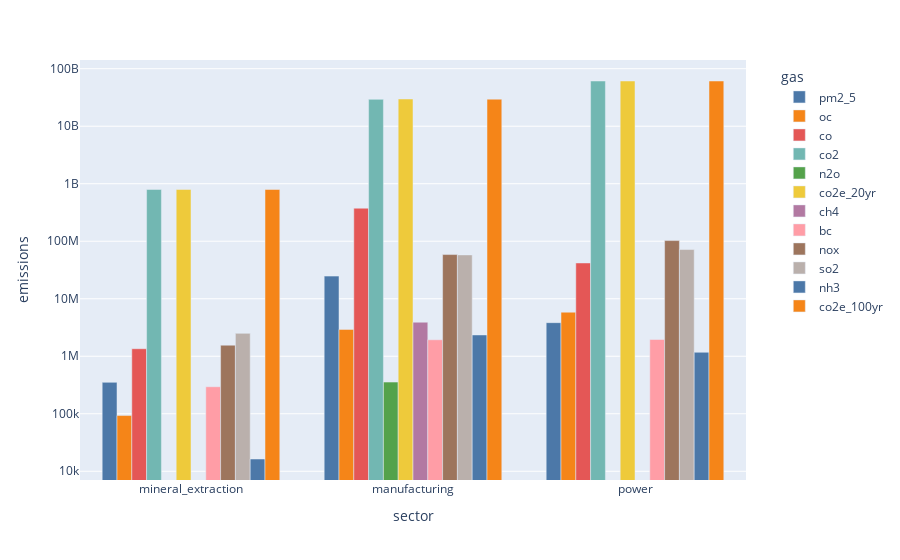

Notebook code for this chart:
### Code cell
fig = px.bar(df_gas, 
             x='sector', 
             y='emissions', 
             color='gas', 
             barmode='group',
             log_y=True, # essential for emissions data due to power law distribution
             color_discrete_sequence=px.colors.qualitative.T10) # Distinct colors
# Power law distribution states that extreme events have low probability but can drown out other gases. 

fig.update_layout(legend=dict(
    yanchor="top",
    y=0.99,
    xanchor="left",
    x=1.05
))

fig.show()

### Figure 1 — Plotly figure (JSON) as saved in the notebook; plotly's stock layout.template omitted (floating-point values rounded to 4 significant figures)
{"data": [{"alignmentgroup": "True", "hovertemplate": "gas=pm2_5<br>sector=%{x}<br>emissions=%{y}<extra></extra>", "legendgroup": "pm2_5", "marker": {"color": "#4C78A8", "pattern": {"shape": ""}}, "name": "pm2_5", "offsetgroup": "pm2_5", "orientation": "v", "showlegend": true, "textposition": "auto", "type": "bar", "x": ["mineral_extraction", "manufacturing", "power"], "xaxis": "x", "y": [352200.0, 24760000.0, 3842000.0], "yaxis": "y"}, {"alignmentgroup": "True", "hovertemplate": "gas=oc<br>sector=%{x}<br>emissions=%{y}<extra></extra>", "legendgroup": "oc", "marker": {"color": "#F58518", "pattern": {"shape": ""}}, "name": "oc", "offsetgroup": "oc", "orientation": "v", "showlegend": true, "textposition": "auto", "type": "bar", "x": ["mineral_extraction", "manufacturing", "power"], "xaxis": "x", "y": [93070.0, 2934000.0, 5841000.0], "yaxis": "y"}, {"alignmentgroup": "True", "hovertemplate": "gas=co<br>sector=%{x}<br>emissions=%{y}<extra></extra>", "legendgroup": "co", "marker": {"color": "#E45756", "pattern": {"shape": ""}}, "name": "co", "offsetgroup": "co", "orientation": "v", "showlegend": true, "textposition": "auto", "type": "bar", "x": ["mineral_extraction", "manufacturing", "power"], "xaxis": "x", "y": [1353000.0, 375500000.0, 41910000.0], "yaxis": "y"}, {"alignmentgroup": "True", "hovertemplate": "gas=co2<br>sector=%{x}<br>emissions=%{y}<extra></extra>", "legendgroup": "co2", "marker": {"color": "#72B7B2", "pattern": {"shape": ""}}, "name": "co2", "offsetgroup": "co2", "orientation": "v", "showlegend": true, "textposition": "auto", "type": "bar", "x": ["power", "manufacturing", "mineral_extraction"], "xaxis": "x", "y": [61140000000.0, 29330000000.0, 795200000.0], "yaxis": "y"}, {"alignmentgroup": "True", "hovertemplate": "gas=n2o<br>sector=%{x}<br>emissions=%{y}<extra></extra>", "legendgroup": "n2o", "marker": {"color": "#54A24B", "pattern": {"shape": ""}}, "name": "n2o", "offsetgroup": "n2o", "orientation": "v", "showlegend": true, "textposition": "auto", "type": "bar", "x": ["power", "manufacturing", "mineral_extraction"], "xaxis": "x", "y": [0.0, 355600.0, 0.0], "yaxis": "y"}, {"alignmentgroup": "True", "hovertemplate": "gas=co2e_20yr<br>sector=%{x}<br>emissions=%{y}<extra></extra>", "legendgroup": "co2e_20yr", "marker": {"color": "#EECA3B", "pattern": {"shape": ""}}, "name": "co2e_20yr", "offsetgroup": "co2e_20yr", "orientation": "v", "showlegend": true, "textposition": "auto", "type": "bar", "x": ["power", "manufacturing", "mineral_extraction"], "xaxis": "x", "y": [61140000000.0, 29750000000.0, 795200000.0], "yaxis": "y"}, {"alignmentgroup": "True", "hovertemplate": "gas=ch4<br>sector=%{x}<br>emissions=%{y}<extra></extra>", "legendgroup": "ch4", "marker": {"color": "#B279A2", "pattern": {"shape": ""}}, "name": "ch4", "offsetgroup": "ch4", "orientation": "v", "showlegend": true, "textposition": "auto", "type": "bar", "x": ["power", "mineral_extraction", "manufacturing"], "xaxis": "x", "y": [0.0, 0.0, 3910000.0], "yaxis": "y"}, {"alignmentgroup": "True", "hovertemplate": "gas=bc<br>sector=%{x}<br>emissions=%{y}<extra></extra>", "legendgroup": "bc", "marker": {"color": "#FF9DA6", "pattern": {"shape": ""}}, "name": "bc", "offsetgroup": "bc", "orientation": "v", "showlegend": true, "textposition": "auto", "type": "bar", "x": ["manufacturing", "power", "mineral_extraction"], "xaxis": "x", "y": [1934000.0, 1958000.0, 295000.0], "yaxis": "y"}, {"alignmentgroup": "True", "hovertemplate": "gas=nox<br>sector=%{x}<br>emissions=%{y}<extra></extra>", "legendgroup": "nox", "marker": {"color": "#9D755D", "pattern": {"shape": ""}}, "name": "nox", "offsetgroup": "nox", "orientation": "v", "showlegend": true, "textposition": "auto", "type": "bar", "x": ["manufacturing", "power", "mineral_extraction"], "xaxis": "x", "y": [58640000.0, 102700000.0, 1558000.0], "yaxis": "y"}, {"alignmentgroup": "True", "hovertemplate": "gas=so2<br>sector=%{x}<br>emissions=%{y}<extra></extra>", "legendgroup": "so2", "marker": {"color": "#BAB0AC", "pattern": {"shape": ""}}, "name": "so2", "offsetgroup": "so2", "orientation": "v", "showlegend": true, "textposition": "auto", "type": "bar", "x": ["manufacturing", "power", "mineral_extraction"], "xaxis": "x", "y": [57840000.0, 71720000.0, 2505000.0], "yaxis": "y"}, {"alignmentgroup": "True", "hovertemplate": "gas=nh3<br>sector=%{x}<br>emissions=%{y}<extra></extra>", "legendgroup": "nh3", "marker": {"color": "#4C78A8", "pattern": {"shape": ""}}, "name": "nh3", "offsetgroup": "nh3", "orientation": "v", "showlegend": true, "textposition": "auto", "type": "bar", "x": ["manufacturing", "mineral_extraction", "power"], "xaxis": "x", "y": [2348000.0, 16350.0, 1173000.0], "yaxis": "y"}, {"alignmentgroup": "True", "hovertemplate": "gas=co2e_100yr<br>sector=%{x}<br>emissions=%{y}<extra></extra>", "legendgroup": "co2e_100yr", "marker": {"color": "#F58518", "pattern": {"shape": ""}}, "name": "co2e_100yr", "offsetgroup": "co2e_100yr", "orientation": "v", "showlegend": true, "textposition": "auto", "type": "bar", "x": ["manufacturing", "mineral_extraction", "power"], "xaxis": "x", "y": [29550000000.0, 795200000.0, 61140000000.0], "yaxis": "y"}], "layout": {"barmode": "group", "legend": {"title": {"text": "gas"}, "tracegroupgap": 0, "x": 1.05, "xanchor": "left", "y": 0.99, "yanchor": "top"}, "margin": {"t": 60}, "xaxis": {"anchor": "y", "domain": [0, 1], "title": {"text": "sector"}}, "yaxis": {"anchor": "x", "domain": [0, 1], "title": {"text": "emissions"}, "type": "log"}}}
